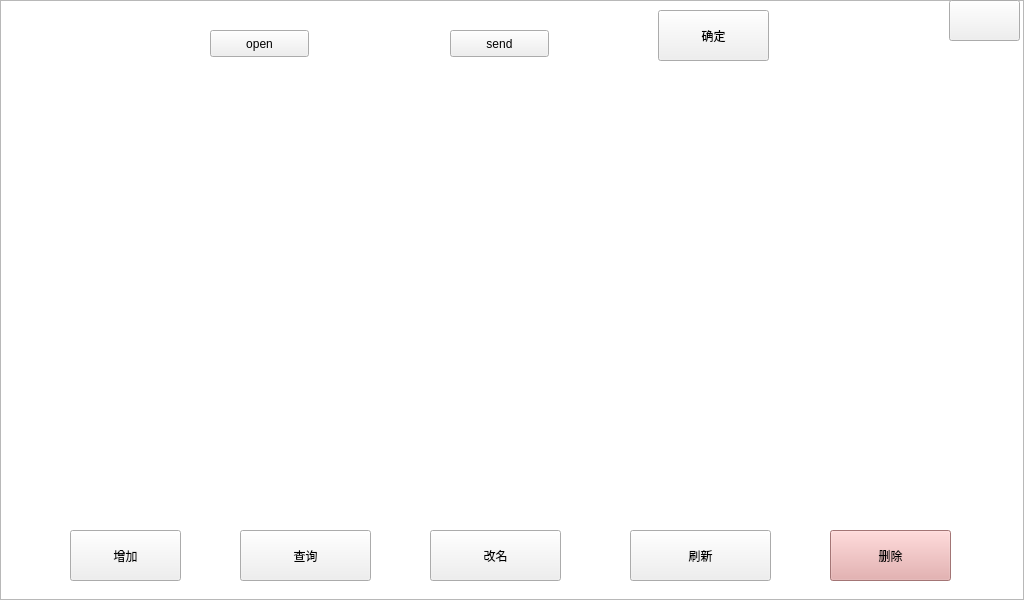
<?xml version="1.0" encoding="UTF-8"?>
<ui version="4.0">
 <class>fileIndex</class>
 <widget class="QMainWindow" name="fileIndex">
  <property name="geometry">
   <rect>
    <x>0</x>
    <y>0</y>
    <width>1024</width>
    <height>600</height>
   </rect>
  </property>
  <property name="minimumSize">
   <size>
    <width>1024</width>
    <height>600</height>
   </size>
  </property>
  <property name="maximumSize">
   <size>
    <width>1024</width>
    <height>600</height>
   </size>
  </property>
  <property name="windowTitle">
   <string>MainWindow</string>
  </property>
  <widget class="QWidget" name="centralwidget">
   <widget class="QTabWidget" name="tabWidget">
    <property name="geometry">
     <rect>
      <x>0</x>
      <y>0</y>
      <width>1024</width>
      <height>600</height>
     </rect>
    </property>
    <property name="minimumSize">
     <size>
      <width>1024</width>
      <height>600</height>
     </size>
    </property>
    <property name="maximumSize">
     <size>
      <width>1024</width>
      <height>600</height>
     </size>
    </property>
    <property name="focusPolicy">
     <enum>Qt::NoFocus</enum>
    </property>
    <property name="styleSheet">
     <string notr="true">background-color: rgb(208, 201, 194);</string>
    </property>
    <property name="currentIndex">
     <number>-1</number>
    </property>
   </widget>
   <widget class="QListWidget" name="picWidget">
    <property name="geometry">
     <rect>
      <x>0</x>
      <y>0</y>
      <width>1024</width>
      <height>600</height>
     </rect>
    </property>
    <property name="minimumSize">
     <size>
      <width>1024</width>
      <height>600</height>
     </size>
    </property>
   </widget>
   <widget class="QListWidget" name="vidWidget">
    <property name="geometry">
     <rect>
      <x>0</x>
      <y>0</y>
      <width>1024</width>
      <height>600</height>
     </rect>
    </property>
    <property name="minimumSize">
     <size>
      <width>1024</width>
      <height>600</height>
     </size>
    </property>
    <property name="maximumSize">
     <size>
      <width>1024</width>
      <height>600</height>
     </size>
    </property>
   </widget>
   <widget class="QPushButton" name="exit_bt">
    <property name="geometry">
     <rect>
      <x>949</x>
      <y>0</y>
      <width>71</width>
      <height>41</height>
     </rect>
    </property>
    <property name="styleSheet">
     <string notr="true">border-image: url(:/images/exit.png);</string>
    </property>
    <property name="text">
     <string/>
    </property>
   </widget>
   <widget class="QPushButton" name="deletefile">
    <property name="geometry">
     <rect>
      <x>830</x>
      <y>530</y>
      <width>121</width>
      <height>51</height>
     </rect>
    </property>
    <property name="styleSheet">
     <string notr="true">background-color: rgb(228, 164, 164);</string>
    </property>
    <property name="text">
     <string>删除</string>
    </property>
   </widget>
   <widget class="QPushButton" name="flashfile">
    <property name="geometry">
     <rect>
      <x>630</x>
      <y>530</y>
      <width>141</width>
      <height>51</height>
     </rect>
    </property>
    <property name="text">
     <string>刷新</string>
    </property>
   </widget>
   <widget class="QPushButton" name="rename">
    <property name="geometry">
     <rect>
      <x>430</x>
      <y>530</y>
      <width>131</width>
      <height>51</height>
     </rect>
    </property>
    <property name="text">
     <string>改名</string>
    </property>
   </widget>
   <widget class="QPushButton" name="search">
    <property name="geometry">
     <rect>
      <x>240</x>
      <y>530</y>
      <width>131</width>
      <height>51</height>
     </rect>
    </property>
    <property name="text">
     <string>查询</string>
    </property>
   </widget>
   <widget class="QPushButton" name="pushButton">
    <property name="geometry">
     <rect>
      <x>70</x>
      <y>530</y>
      <width>111</width>
      <height>51</height>
     </rect>
    </property>
    <property name="text">
     <string>增加</string>
    </property>
   </widget>
   <widget class="QListWidget" name="dataWidget">
    <property name="geometry">
     <rect>
      <x>10</x>
      <y>10</y>
      <width>1024</width>
      <height>600</height>
     </rect>
    </property>
    <property name="minimumSize">
     <size>
      <width>1024</width>
      <height>600</height>
     </size>
    </property>
    <property name="maximumSize">
     <size>
      <width>1024</width>
      <height>600</height>
     </size>
    </property>
   </widget>
   <widget class="QPushButton" name="insert_init">
    <property name="geometry">
     <rect>
      <x>658</x>
      <y>10</y>
      <width>111</width>
      <height>51</height>
     </rect>
    </property>
    <property name="text">
     <string>确定</string>
    </property>
   </widget>
   <widget class="QPushButton" name="openButton">
    <property name="geometry">
     <rect>
      <x>210</x>
      <y>30</y>
      <width>99</width>
      <height>27</height>
     </rect>
    </property>
    <property name="text">
     <string>open</string>
    </property>
   </widget>
   <widget class="QPushButton" name="sendButton">
    <property name="geometry">
     <rect>
      <x>450</x>
      <y>30</y>
      <width>99</width>
      <height>27</height>
     </rect>
    </property>
    <property name="text">
     <string>send</string>
    </property>
   </widget>
   <zorder>dataWidget</zorder>
   <zorder>tabWidget</zorder>
   <zorder>picWidget</zorder>
   <zorder>vidWidget</zorder>
   <zorder>exit_bt</zorder>
   <zorder>deletefile</zorder>
   <zorder>flashfile</zorder>
   <zorder>rename</zorder>
   <zorder>search</zorder>
   <zorder>pushButton</zorder>
   <zorder>insert_init</zorder>
   <zorder>openButton</zorder>
   <zorder>sendButton</zorder>
  </widget>
 </widget>
 <resources/>
 <connections/>
</ui>
